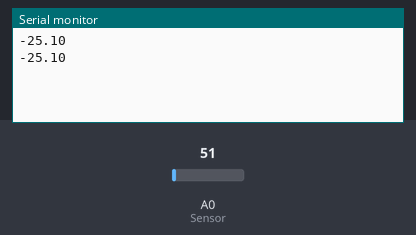
The sketch below on a simulated Arduino Uno, built with avr-gcc and run on an emulated ATmega328P. Parts: the last lines printed to the serial monitor. The test bench sets the inputs (shaded band); at power-on: A0 (Sensor) = 51.

Above: at 1.8 s.
1.9 s: A0 (Sensor) set to 61
At 2.8 s:
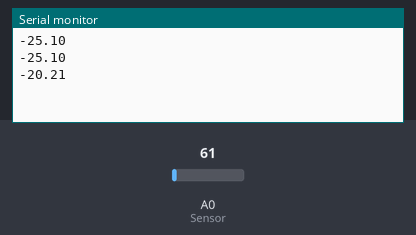
3.4 s: A0 (Sensor) set to 71
At 4.8 s:
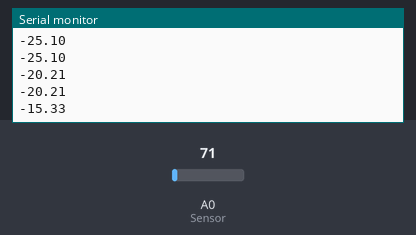
Timing chart, 0 to 6.4 s (numbered marks = the images above; inputs shaded):
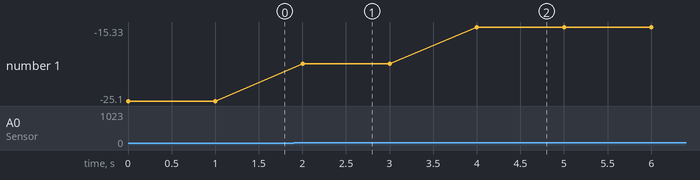

Measured:
- after the input at 1.9 s, the serial monitor: prints a new line after 0.10 s (image 1)
- after the input at 3.4 s, the serial monitor: prints a new line after 0.60 s (image 2)
- plotted number 1: -25.1 → -20.21 after the input at 1.9 s, -20.21 → -15.33 after the input at 3.4 s

The sketch:

SensorTemp.ino
```cpp
int Sensor = 0 ;
int umbral = 25 ;

void setup()
{
  Serial.begin(9600);
}

void loop ()
{
  int lectura = analogRead(Sensor);
  float voltaje = 5.0 /1024 * lectura ; // Atencion aqui
            // Si usais un LM35DZ vuestra formula sera
            //float temp = voltaje * 100 ;
  float temp = voltaje * 100 -50 ;
  Serial.println(temp) ; delay(1000);
}
/*
#define Sensor A0
#define Led1 11
#define Led2 12
#define Led3 13

int umbral = 25 ;
int hot = 35; //set hot parameter
int cold = 25; //set cold parameter
void setup() {
pinMode(Sensor, INPUT); //sensor
pinMode(Led1, OUTPUT); //blue
pinMode(Led2, OUTPUT); //green
pinMode(Led3, OUTPUT); //red
Serial.begin(9600);
}
void loop() {
 int sensor = analogRead(Sensor);
  float voltaje = 5.0 /1024 * sensor ; // Atencion aqui
            // Si usais un LM35DZ vuestra formula sera
            //float temp = voltaje * 100 ;
  float temp = voltaje * 100 -50 ;
  Serial.println(temp);
if (temp < cold) { //cold
digitalWrite(Led1, HIGH);
digitalWrite(Led2, LOW);
digitalWrite(Led3, LOW);
//Serial.println(" It's Cold.");
}
else if (temp >= hot) { //hot
digitalWrite(Led1, LOW);
digitalWrite(Led2, LOW);
digitalWrite(Led3, HIGH);
//Serial.println(" It's Hot.");
}
else { //fine
digitalWrite(Led1, LOW);
digitalWrite(Led2, HIGH);
digitalWrite(Led3, LOW);
//Serial.println(" It's Fine.");
}
delay(1000);
}*/
```
